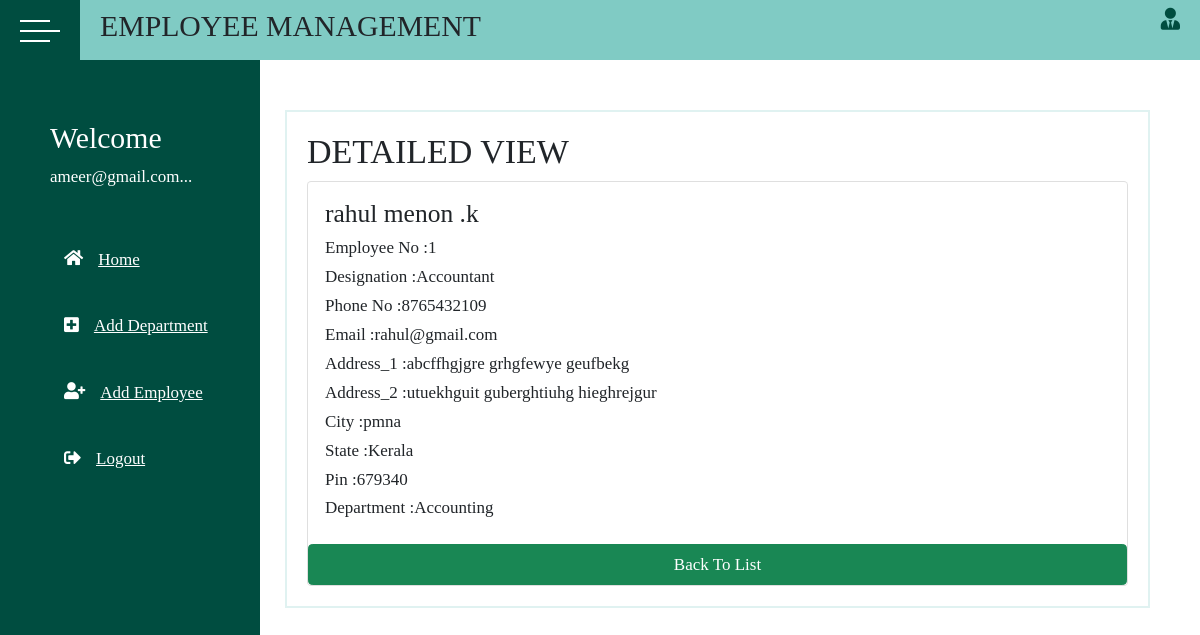
Page /centerhead/employee/view/1 (signed in) on the committed database.
### crmcuser/models.py (models this page shows, shortened)
class MyUser(AbstractBaseUser):
    email = models.EmailField(
        verbose_name='email address',
        max_length=255,
        unique=True,
    )
    phone = models.CharField(max_length=12)
    options = (
        ("admin", "admin"),
    )
    role = models.CharField(max_length=50, default="admin", choices=options)
    is_active = models.BooleanField(default=True)
    is_admin = models.BooleanField(default=False)
    objects = MyUserManager()
    USERNAME_FIELD = 'email'
    REQUIRED_FIELDS = ['phone', 'role']
    def __str__(self):
        return self.email

### centerhead/models.py (models this page shows)
class Employee(models.Model):
    emp_no=models.CharField(max_length=50)
    designation=models.CharField(max_length=50)
    f_name=models.CharField(max_length=50)
    l_name=models.CharField(max_length=50)
    phone=models.CharField(max_length=50)
    email=models.EmailField(max_length=50)
    address_1=models.TextField(max_length=50)
    address_2=models.TextField(max_length=50)
    city=models.CharField(max_length=50)
    options=(
        ("Andhra Pradesh","Andhra Pradesh"),
        ("Arunachal Pradesh","Arunachal Pradesh"),
        ("Assam","Assam"),
        ("Bihar","Bihar"),
        ("Chhattisgarh","Chhattisgarh"),
        ("Goa","Goa"),
        ("Gujarat","Gujarat"),
        ("Haryana","Haryana	"),
        ("Himachal Pradesh","Himachal Pradesh"),
        ("harkhand","harkhand"),
        ("Karnataka","Karnataka"),
        ("Kerala","Kerala"),
        ("Madhya Pradesh","Madhya Pradesh"),
        ("Maharashtra","Maharashtra"),
        ("Manipur","Manipur"),
        ("Meghalaya","Meghalaya"),
        ("Mizoram","Mizoram"),
        ("Nagaland","Nagaland"),
        ("Odisha","Odisha"),
        ("Punjab","Punjab"),
        ("Rajasthan","Rajasthan"),
        ("Sikkim","Sikkim"),
        ("Tamil Nadu","Tamil Nadu"),
        ("Telangana","Telangana"),
        ("Tripura","Tripura"),
        ("Uttar Pradesh","Uttar Pradesh"),
        ("Uttarakhand","Uttarakhand"),
        ("West Bengal","West Bengal")
    )
    state=models.CharField(max_length=50,choices=options,default="Kerala")
    pin=models.CharField(max_length=50)
    department=models.ForeignKey(Department,on_delete=models.CASCADE)

class Department(models.Model):
    dep_no=models.CharField(max_length=50)
    name=models.CharField(max_length=50)
    def __str__(self):
        return self.name

### centerhead/views.py (the view)
# urls.py: path("employee/view/<int:id>", views.ViewEmployee.as_view(), name="viewemployee"),
@method_decorator(signin_required, name="dispatch")
class ViewEmployee(DetailView):
    model = Employee
    template_name = "view_employee.html"
    pk_url_kwarg = "id"

### centerhead/templates/view_employee.html (shortened to what this page needs)
<!DOCTYPE html>
{%extends "base.html"%}
{%block body_block%}
<html lang="en">
<head>
    <link href="https://cdn.jsdelivr.net/npm/bootstrap@5.1.3/dist/css/bootstrap.min.css" rel="stylesheet"
>
</head>
<body>
<h2>DETAILED VIEW</h2>
<div class="card" style="width: 100%;">
    <div class="card-body">
        <h4 class="card-title">{{employee.f_name}} {{employee.l_name}}</h4>
        <h6 class="card-title">Employee No :{{employee.emp_no}}</h6>
        <h6 class="card-title">Designation :{{employee.designation}}</h6>
        <h6 class="card-title">Phone No :{{employee.phone}}</h6>
        <h6 class="card-title">Email :{{employee.email}}</h6>
        <h6 class="card-title">Address_1 :{{employee.address_1}}</h6>
        <h6 class="card-title">Address_2 :{{employee.address_2}}</h6>
        <h6 class="card-title">City :{{employee.city}}</h6>
        <h6 class="card-title">State :{{employee.state}}</h6>
        <h6 class="card-title">Pin :{{employee.pin}}</h6>
        <h6 class="card-title">Department :{{employee.department}}</h6>
    </div>
    <a href="{%url 'listemployee'%}" class="btn btn-success"> Back To List</a>
</div>
</body>
</html>
{%endblock%}

### centerhead/templates/base.html (shortened to what this page needs)
<!DOCTYPE html>
{%load static%}
<html lang="en">
<head>
    <link rel="stylesheet" href="{%static 'css/style.css'%}">
    <link rel="stylesheet" href="https://use.fontawesome.com/releases/v5.15.4/css/all.css"
>
    <link href="https://cdn.jsdelivr.net/npm/bootstrap@5.1.3/dist/css/bootstrap.min.css" rel="stylesheet"
>
</head>
<body>
<div class="wrapper">
    <div class="top_navbar">
        <div class="hamburger">
            <div class="hamburger__inner">
                <div class="one"></div>
                <div class="two"></div>
                <div class="three"></div>
            </div>
        </div>
        <div class="menu">
            <div class="log">
                <h3>EMPLOYEE MANAGEMENT</h3>
            </div>
            <div class="right_menu">
                <ul>
                    <li>
                        <a href=""><i class="fas fa-user-tie"></i></a>
                    </li>
                </ul>
            </div>
        </div>
    </div>
    <div class="main_container">
        <div class="sidebar">
            <div class="sidebar__inner">
                <div class="profile">
                    <div class="profile_info" style="padding-left:50px; margin-top:40px;">
                        <h3>Welcome</h3>
                        <p class="profile_name">{{request.user}}...</p>
                    </div>
                </div>
                <ul>
                    <li>
                        <a href="{%url 'listemployee'%}">
                        <span class="icon">
                            <i class="fas fa-home"></i>
                        </span>
                            <span class="title">Home</span>
                        </a>
                    </li>
                    <li>
                        <a href="{%url 'adddept'%}">
                            <span class="icon"><i class="fas fa-plus-square"></i></span>
                            <span class="title">Add Department</span>
                        </a>
                    </li>
                    <li>
                        <a href="{%url 'addemployee'%}">
                            <span class="icon"><i class="fas fa-user-plus"></i></span>
                            <span class="title">Add Employee</span>
                        </a>
                    </li>
                    <li>
                        <a href="{%url 'adminsignout'%}">
                            <span class="icon"><i class="fas fa-sign-out-alt"></i></span>
                            <span class="title">Logout</span>
                        </a>
                    </li>
                </ul>
            </div>
        </div>
        <div class="container">
            <div class="item">
                {%block body_block%}
                {%endblock%}
            </div>
        </div>
    </div>
</div>
</body>
</html>

### centerhead/static/css/style.css (style rules this page uses)
* { font-family: 'Galdeano'; font-size: 17px; margin: 0; padding: 0; list-style: none; box-sizing: border-box; text-decoration: none; font-size:10; }
.wrapper { width: 100%; height: 100%; }
.top_navbar { background: #80CBC4; height: 60px; display: flex; position: fixed; width: 100%; top: 0; }
.top_navbar .hamburger { width: 80px; background: #004D40; position: relative; font-size: 28px; }
.top_navbar .hamburger .hamburger__inner { position: absolute; top: 50%; left: 50%; transform: translate(-50%,-50%); cursor: pointer; width: 40px; height: 20px; }
.top_navbar .hamburger__inner > div { width: 30px; height: 2px; background: #fff; position: absolute; top: 0; left: 0; }
.top_navbar .hamburger div.two { top: 10px; width: 40px; }
.top_navbar .hamburger div.three { top: 20px; }
.top_navbar .menu { width: calc(100% - 80px); height: 100%; display: flex; justify-content: space-between; align-items: center; padding: 0 20px; }
.top_navbar .menu .right_menu ul { display: flex; }
.top_navbar .menu .right_menu ul li { position: relative; }
.top_navbar .menu .right_menu ul li .fas { font-size: 22px; cursor: pointer; color: #004D40; }
.main_container .sidebar { position: fixed; top: 60px; left: 0; width: 260px; height: 100%; background: #004D40; transition: all 0.3s ease; }
.main_container .sidebar .sidebar__inner { position: relative; }
.main_container .sidebar .profile { display: flex; align-items: center; color: #fff; padding: 20px 0; white-space: nowrap; transition: all 0.3s ease; }
.main_container .container { margin-top: 60px; width: calc(100% - 225px); margin-left: 225px; padding: 50px; padding-left: 60px; transition: all 0.3s ease; }
.main_container .sidebar ul li a { color: #fff; font-size: 6px; padding: 20px 30px; white-space: nowrap; display: flex; align-items: center; margin-bottom: 1px; transition: all 0.3s ease; }
.main_container .sidebar ul li a .icon { margin-right: 15px; font-size: 12px; }
.main_container .sidebar ul li a span { display: inline-block; }
.main_container .container .item { background: #fff; border: 2px solid #E0F2F1; margin-bottom: 30px; padding: 20px; font-size: 3px; line-height: 25px; }

### rows in the picture
MyUser: user "ameer@gmail.com"
Employee: f_name "rahul", l_name "menon .k", emp_no "1", designation "Accountant", phone "8765432109", email "rahul@gmail.com", address_1 "abcffhgjgre grhgfewye geufbekg", address_2 "utuekhguit guberghtiuhg hieghrejgur", city "pmna", state "Kerala", pin "679340", department "Accounting"
